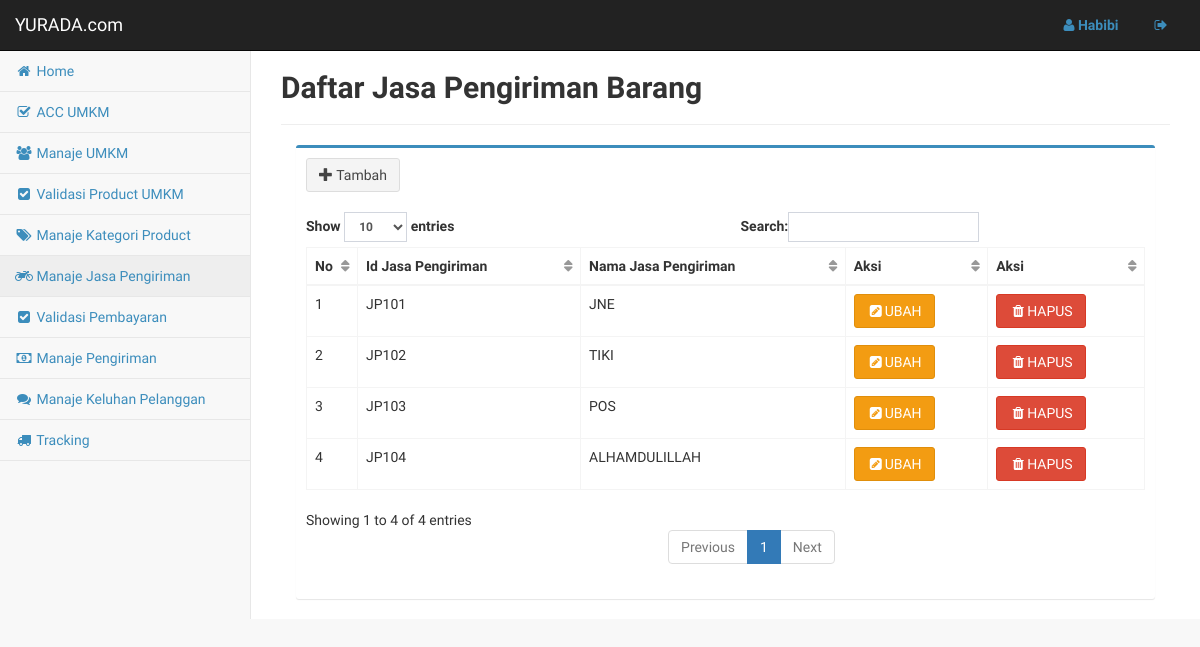
The page /admin/index.php?halaman=jasa_kirim (signed in) on the database its author committed.
### tables this page shows
CREATE TABLE `tb_jasa_pengiriman` (
  `id_jasa_pengiriman` varchar(5) NOT NULL,
  `nama_jasa_pengiriman` varchar(20) NOT NULL
);

### admin/jasa_kirim.php (the view, shortened to what this page needs)
<div class="row">
    <div class="col-lg-12">
    <h2><b> Daftar Jasa Pengiriman Barang </b></h2>
    <hr>
    <div class="container-fluid">
        <div class="row">
        <div class="col-lg-12">
        <div class="box box-primary">
        <div class="box-body table-responsive">
            <form action="jasa_kirim_delete_proses.php" method="GET">
            <table id="tabel-data" class="table tables-nowrap table-bordered" width="100%" cellspacing="0">
                <thead>
                    <tr>
                        <th>No</th>
                        <th>Id Jasa Pengiriman</th>
                        <th>Nama Jasa Pengiriman</th>
                        <th>Aksi</th>
                        <th>Aksi</th>
                    </tr>
                </thead>
                <tbody>
            <?php
            include '../config/koneksi.php';
            $no = 1;
            $sql = "SELECT * FROM tb_jasa_pengiriman";
            $result = $koneksi->query($sql);
            ?>
            <a href="index.php?halaman=tambah_jasa_kirim">
                <button type="button" class="btn btn-default">
                    <span class="glyphicon glyphicon-plus"></span> Tambah
                </button>
            </a>
            <br><br>
                <?php while ($row= $result->fetch_array()) {  ?>
                <tr>
                    <td><?php echo $no ?></td>
                    <td><?php echo $row['id_jasa_pengiriman']; ?></td>
                    <td><?php echo $row['nama_jasa_pengiriman']; ?></td>
                    <td>
                        <button type="submit" name="submit1" class="btn btn-warning" value="<?php echo $row['id_jasa_pengiriman']; ?>">
                            <i class="fa fa-pencil-square fa-fw"></i>UBAH
                        </button>
                    </td>
                    <td>
                        <button type="submit" name="submit" class="btn btn-danger" value="<?php echo $row['id_jasa_pengiriman']; ?>">
                            <i class="fa fa-trash fa-fw"></i>HAPUS
                        </button>
                    </td>
                </tr>
                <?php $no++;} ?>
                </tbody>
            </table>
            </form>
        </div>
        </div>
      </div>
     </div>
    </div>
</div>
</div>

### admin/index.php (shortened to what this page needs)
<?php
$id_admin = $_SESSION['id_admin'];
include '../config/koneksi.php';
$sql = "SELECT * FROM tb_admin WHERE id_admin='$id_admin'";
$result = $koneksi->query($sql);
$row = $result->fetch_array();
$nama_admin = $row['nama_admin'];
 ?>
<!DOCTYPE html>
<html lang="en">
<head>
    <link href="../assets/bootstrap/css/bootstrap.min.css" rel="stylesheet">
    <link href="../assets/metisMenu/metisMenu.min.css" rel="stylesheet">
    <link href="../assets/dist/css/sb-admin-2.css" rel="stylesheet">
    <link href="../assets/helper/AdminLTE.min.css" rel="stylesheet">
    <link href="../assets/font-awesome/css/font-awesome.min.css" rel="stylesheet" type="text/css">
</head>
<body>
    <div id="wrapper">
        <nav class="navbar navbar-inverse navbar-static-top" role="navigation" style="margin-bottom: 0">
            <div class="navbar-header">
                <a class="navbar-brand" href="index.php">YURADA.com</a>
            </div>
            <ul class="nav navbar-top-links navbar-right">
                <li class="dropdown">
                    <a class="dropdown-toggle" href="index.php?halaman=profil">
                        <i class="fa fa-user fa-fw" ></i><b><?php echo $nama_admin; ?></b></i>
                    </a>
                </li>
                <li class="dropdown">
                    <a class="dropdown-toggle"  href="../logout.php">
                        <i class="fa fa-sign-out fa-fw"></i>
                    </a>
                </li>
            </ul>
            <div class="navbar-default sidebar" role="navigation">
                <div class="sidebar-nav navbar-collapse">
                    <ul class="nav" id="side-menu">
                        <li>
                            <a href="index.php"><i class="fa fa-home fa-fw"></i> Home </a>
                        </li>
                        <li>
                            <a href="index.php?halaman=acc_umkm"><i class="fa fa-check-square-o fa-fw"></i> ACC UMKM </a>
                        </li>
                        <li>
                            <a href="index.php?halaman=manaje_umkm"><i class="fa fa-group fa-fw"></i> Manaje UMKM </a>
                        </li>
                        <li>
                            <a href="index.php?halaman=validasi_barang"><i class="fa fa-check-square fa-fw"></i> Validasi Product UMKM </a>
                        </li>
                        <li>
                            <a href="index.php?halaman=manaje_kategori"><i class="fa fa-tags fa-fw"></i> Manaje Kategori Product </a>
                        </li>
                        <li>
                            <a href="index.php?halaman=jasa_kirim"><i class="fa fa-motorcycle fa-fw"></i> Manaje Jasa Pengiriman</a>
                        </li>
                        <li>
                            <a href="index.php?halaman=validasi_bayar"><i class="fa fa-check-square fa-fw"></i> Validasi Pembayaran </a>
                        </li>
                        <li>
                            <a href="index.php?halaman=manaje_bayar"><i class="fa fa-money fa-fw"></i> Manaje Pengiriman</a>
                        </li>
                        <li>
                            <a href="index.php?halaman=manaje_keluhan"><i class="fa fa-comments fa-fw"></i> Manaje Keluhan Pelanggan </a>
                        </li>
                        <li>
                            <a href="index.php?halaman=tracking"><i class="fa fa-truck fa-fw"></i> Tracking </a>
                        </li>
                    </ul>
                </div>
            </div>
        </nav>
         <div id="page-wrapper">
            <?php
            if ($_GET['halaman']=="profil") {
                include 'profil.php';
            }else if($_GET['halaman']=="about"){
                include 'about.php';
            }else if($_GET['halaman']=="acc_umkm"){
                include 'acc_umkm.php';
            }else if($_GET['halaman']=="manaje_umkm"){
                include 'manaje_umkm.php';
            }else if($_GET['halaman']=="validasi_barang_detail"){
                include 'validasi_barang_detail.php';
            }else if($_GET['halaman']=="validasi_barang"){
                include 'validasi_barang.php';
            }else if($_GET['halaman']=="manaje_keluhan"){
                include 'manaje_keluhan.php';
            }else if($_GET['halaman']=="manaje_kategori"){
                include 'kategori.php';
            }else if($_GET['halaman']=="tambah_kategori"){
                include 'kategori_form_tambah.php';
            }else if($_GET['halaman']=="ubah_kategori"){
                include 'kategori_form_ubah.php';
            }else if($_GET['halaman']=="validasi_bayar"){
                include 'validasi_bayar.php';
            }else if($_GET['halaman']=="manaje_bayar"){
                include 'manaje_bayar.php';
            }else if($_GET['halaman']=="jasa_kirim"){
                include 'jasa_kirim.php';
            }else if($_GET['halaman']=="tambah_jasa_kirim"){
                include 'jasa_kirim_form_tambah.php';
            }else if($_GET['halaman']=="ubah_jasa_kirim"){
                include 'jasa_kirim_form_ubah.php';
            }else if($_GET['halaman']=="tracking"){
                include '../pelanggan/tracking.php';
            }else{
                include 'home.php';
            }
             ?>
        </div>
    </div>
</body>
</html>

### rows shown on the page
tb_jasa_pengiriman: id_jasa_pengiriman "JP101", nama_jasa_pengiriman "JNE"
tb_jasa_pengiriman: id_jasa_pengiriman "JP102", nama_jasa_pengiriman "TIKI"
tb_jasa_pengiriman: id_jasa_pengiriman "JP103", nama_jasa_pengiriman "POS"
tb_jasa_pengiriman: id_jasa_pengiriman "JP104", nama_jasa_pengiriman "ALHAMDULILLAH"

### other values the page prints
$nama_admin "Habibi"
